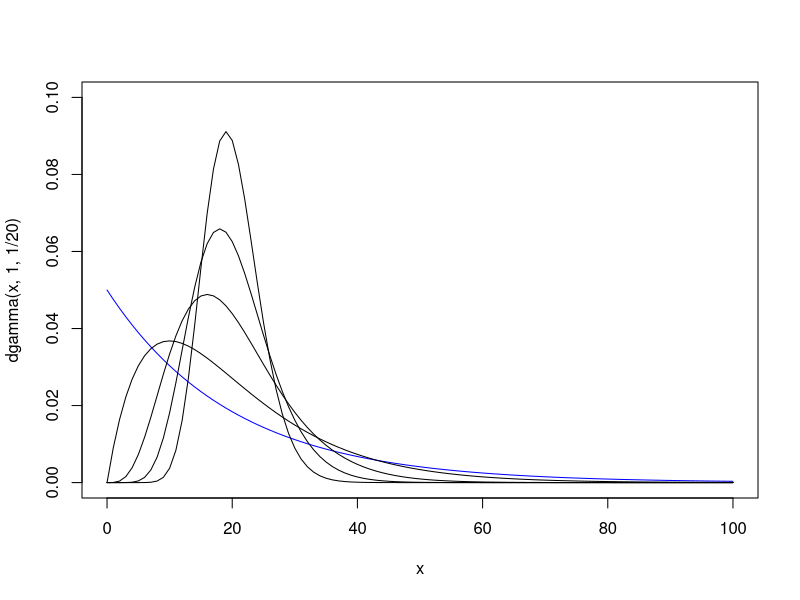
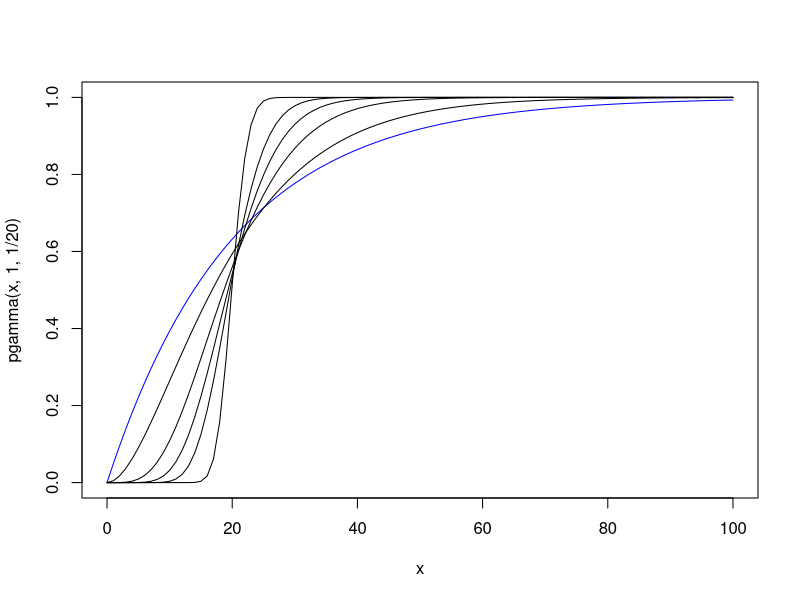
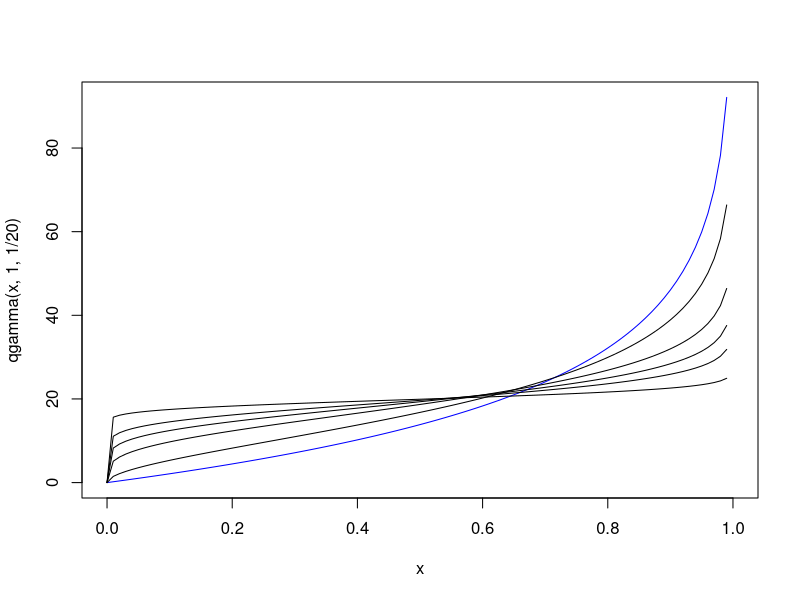

Here is the R script that generated these plots, in order: (Note: this script raises an error after producing the figures.)
###### Exercice 2.1.2 Intro II 

###-------------------------------Numero 1 -------------------------------------------
rm(list=ls())
##a) sur papier
##b) sur papier
##c)
curve(dgamma(x,1,1/20),0,100,ylim=c(0,0.1),col="blue")
curve(dgamma(x,2,2/20),0,100,add=T)
curve(dgamma(x,5,5/20),0,100,add=T)
curve(dgamma(x,10,10/20),0,100,add=T)
curve(dgamma(x,20,20/20),0,100,add=T)

##d)
curve(pgamma(x,1,1/20),0,100,ylim=c(0,1),col="blue")
curve(pgamma(x,2,2/20),0,100,add=T)
curve(pgamma(x,5,5/20),0,100,add=T)
curve(pgamma(x,10,10/20),0,100,add=T)
curve(pgamma(x,20,20/20),0,100,add=T)
curve(pgamma(x,100,100/20),0,100,add=T)
## e) 
curve(qgamma(x,1,1/20),0,1,col="blue")
curve(qgamma(x,2,2/20),0,1,add=T)
curve(qgamma(x,5,5/20),0,1,add=T)
curve(qgamma(x,10,10/20),0,1,add=T)
curve(qgamma(x,20,20/20),0,1,add=T)
curve(qgamma(x,100,100/20),0,1,add=T)
## f)
TVaRsn <- function(x,n)
{
  (1/(1-x))* 20 * (1-pgamma(qgamma(x,n,n/20),n+1,n/20))
}

plot(function(x) TVaR(x,1),col="green")
plot(function(x) TVaR(x,2),add=T)
plot(function(x) TVaR(x,5),add=T)
plot(function(x) TVaR(x,10),add=T)
plot(function(x) TVaR(x,20),add=T)
plot(function(x) TVaR(x,100),add=T)

##g)
BME <- function(x,n)
{
  n*qexp(x,1/20) - qgamma(x,n,1/20)
}

plot(function(x) BME(x,2),ylim=c(0,5000),col="green",main="Bénéfice de mutualisation")
plot(function(x) BME(x,10),add=T)
plot(function(x) BME(x,100),add=T)

## h) 
TVaRexp <- function(x)
{
  qexp(x,1/20) + 20
}

BMK <- function(x,n)
{ 
  n*TVaRexp(x) + TVaRsn(x,n)
}

plot(function(x) BMK(x,2),ylim=c(0,5000),col="green",main="bénéfice de mutualisation")
plot(function(x) BMK(x,10),add=T)
plot(function(x) BMK(x,100),add=T)


###----------------------------------Numero 2---------------------------------------
rm(list=ls())
## a) 

# x1
b <- 1/2000000
VaRx1 <- qgamma(0.995,1,b)

#x2

VaRx2 <- qgamma(0.995,2,b)
VaRx1 + VaRx2

#totaux
VaRs <- qgamma(0.995,3,b)
## b)

#x1
TVaR <- function(x,shape,rate)
{
  (1/(0.005))* shape/rate*(1-pgamma(x,shape+1,rate))
}
TVaRx1 <- TVaR(VaRx1,1,b)
TVaRx2 <- TVaR(VaRx2,2,b)
TVaRs <- TVaR(VaRs,3,b)

###-----------------------------------Numero 3------------------------------------

## S suit une  1000*bin(n=400,p=0.008)

#a)
rm(list=ls())
kappa <- c(0.9,0.95,0.99,0.995)
VaRS <- 1000*qbinom(kappa,size=400,0.008)

VaRS - 1000*400*0.008

##b)

VaRS/1000
n <- 400
p <- 0.008
x1 <- 7:n - 6
x2 <- 7:n - 6
x3 <- 9:n - 8 
x4 <- 10:n -9
y1 <- dbinom(7:400,n,p)
y2 <- dbinom(7:400,n,p)
y3 <- dbinom(9:400,n,p)
y4 <- dbinom(10:400,n,p)
stop_loss1 <- sum(x1*y1)
stop_loss2 <- sum(x2*y2)
stop_loss3 <- sum(x3*y3)
stop_loss4 <- sum(x4*y4)

TVaR1 <- ((1/0.1)*stop_loss1 + 6)*1000
TVaR2 <- ((1/0.05)*stop_loss2 + 6)*1000
TVaR3 <- ((1/0.01)*stop_loss3 + 8)*1000
TVaR4 <- ((1/0.005)*stop_loss4  + 9)*1000

TVaR1 - 1000*400*p
TVaR2- 1000*400*p
TVaR3 - 1000*400*p
TVaR4 - 1000*400*p

## c)



BM <- 400*c(0,0,0,1000) - VaRS
BM
## avantageux seulement pour k = 0.995

## d)

TVaRX1 <-1000* (1/0.1)*0.008
TVaRX2 <- 1000*(1/0.05)*0.008
TVaRX3 <- 1000*(1/0.01)*0.008
TVaRX4 <- 1000*(1/0.005)*0.008 + 1000

400*c(TVaRX1,TVaRX2,TVaRX3,TVaRX4) - 1000*TVaRS

##--------------------------Numero 4---------------------------------------------
rm(list=ls())



















